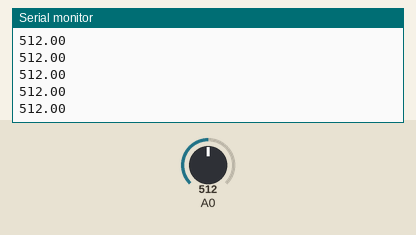
The sketch below on a simulated Arduino Uno, built with avr-gcc and run on an emulated ATmega328P. Shown: the last lines printed to the serial monitor. The test bench sets the inputs (shaded band); at power-on: A0 = 512.

Above: at 1.2 s.
1.3 s: A0 set to 716
At 1.31 s:
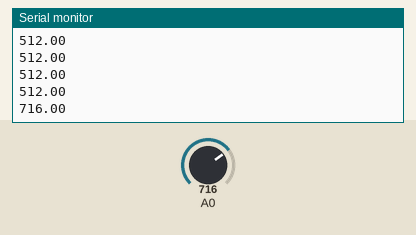
2.8 s: A0 set to 900
At 2.82 s:
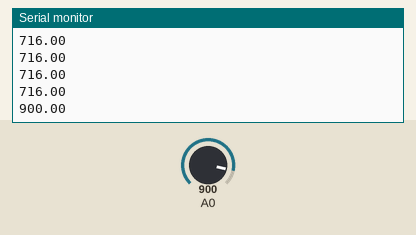
Timing chart, 0 to 5.8 s (numbered marks = the images above; inputs shaded):
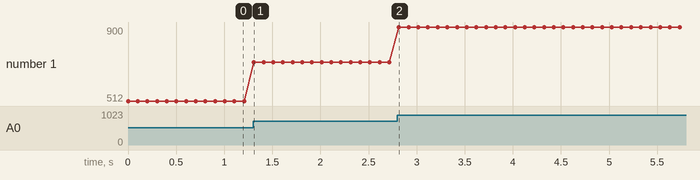

Measured:
- after the input at 1.3 s, the serial monitor: prints a new line at once (image 1)
- after the input at 2.8 s, the serial monitor: prints a new line at once (image 2)
- plotted number 1: 512 → 716 after the input at 1.3 s, 716 → 900 after the input at 2.8 s

The sketch:

IOT_FireSensor.ino
```cpp
void setup()
{
  Serial.begin(9600);
  while (!Serial) {}
}

void loop()
{
  //sensor 값 읽어오기
  float fire = analogRead(A0);

  Serial.println(fire);
  delay(100);
}
```
